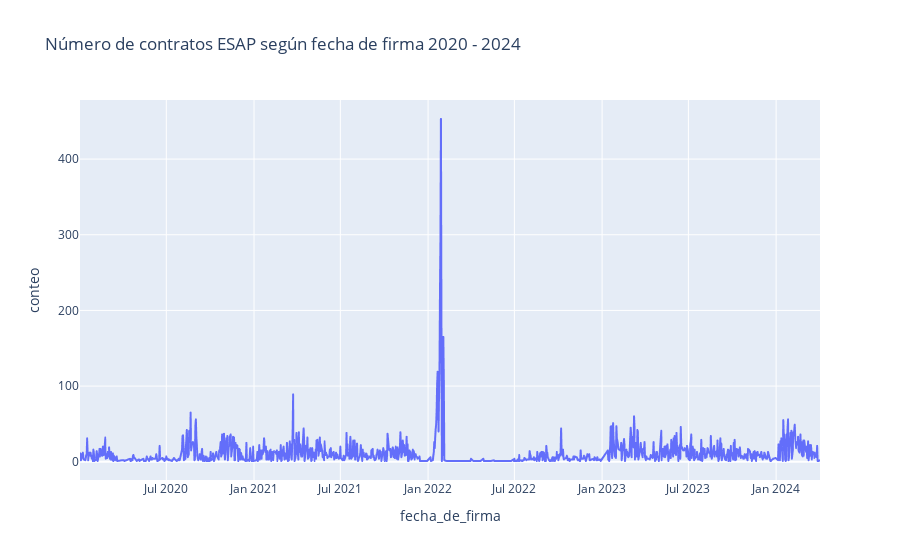

Notebook source saved alongside this figure:
### Markdown cell above
_Número de contratos ESAP según fecha de firma 2020 - 2024_

### Code cell
# Asegurar que 'fecha_de_firma' es un tipo de dato datetime
secop['fecha_de_firma'] = pd.to_datetime(secop['fecha_de_firma'])

# Agrupar y contar por fecha de firma
conteo_fecha = secop.groupby('fecha_de_firma')['fecha_de_firma'].count().reset_index(name='conteo')

# Crear el gráfico utilizando Plotly
fig = px.line(conteo_fecha, x='fecha_de_firma', y='conteo', title='Número de contratos ESAP según fecha de firma 2020 - 2024')

# Mostrar el gráfico
fig.show()

### Figure 1 — Plotly figure (JSON) as saved in the notebook; plotly's stock layout.template omitted (floating-point values rounded to 4 significant figures; data arrays with more than 128 entries replaced by an {"elided": "..."} marker saying what was removed)
{"data": [{"hovertemplate": "fecha_de_firma=%{x}<br>conteo=%{y}<extra></extra>", "legendgroup": "", "line": {"color": "#636efa", "dash": "solid"}, "marker": {"symbol": "circle"}, "mode": "lines", "name": "", "showlegend": false, "type": "scattergl", "x": {"elided": "1070 str values"}, "xaxis": "x", "y": {"elided": "1070 int values"}, "yaxis": "y"}], "layout": {"legend": {"tracegroupgap": 0}, "title": {"text": "Número de contratos ESAP según fecha de firma 2020 - 2024"}, "xaxis": {"anchor": "y", "domain": [0, 1], "title": {"text": "fecha_de_firma"}}, "yaxis": {"anchor": "x", "domain": [0, 1], "title": {"text": "conteo"}}}}
